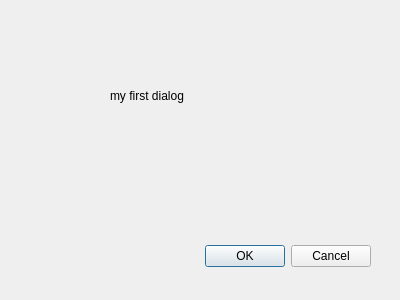
<?xml version="1.0" encoding="UTF-8"?>
<ui version="4.0">
 <class>Dialog</class>
 <widget class="QDialog" name="Dialog">
  <property name="geometry">
   <rect>
    <x>0</x>
    <y>0</y>
    <width>400</width>
    <height>300</height>
   </rect>
  </property>
  <property name="windowTitle">
   <string>Dialog</string>
  </property>
  <widget class="QDialogButtonBox" name="buttonBox">
   <property name="geometry">
    <rect>
     <x>30</x>
     <y>240</y>
     <width>341</width>
     <height>32</height>
    </rect>
   </property>
   <property name="orientation">
    <enum>Qt::Horizontal</enum>
   </property>
   <property name="standardButtons">
    <set>QDialogButtonBox::Cancel|QDialogButtonBox::Ok</set>
   </property>
  </widget>
  <widget class="QLabel" name="label">
   <property name="geometry">
    <rect>
     <x>110</x>
     <y>70</y>
     <width>201</width>
     <height>51</height>
    </rect>
   </property>
   <property name="text">
    <string>my first dialog</string>
   </property>
  </widget>
 </widget>
 <resources/>
 <connections>
  <connection>
   <sender>buttonBox</sender>
   <signal>accepted()</signal>
   <receiver>Dialog</receiver>
   <slot>accept()</slot>
   <hints>
    <hint type="sourcelabel">
     <x>248</x>
     <y>254</y>
    </hint>
    <hint type="destinationlabel">
     <x>157</x>
     <y>274</y>
    </hint>
   </hints>
  </connection>
  <connection>
   <sender>buttonBox</sender>
   <signal>rejected()</signal>
   <receiver>Dialog</receiver>
   <slot>reject()</slot>
   <hints>
    <hint type="sourcelabel">
     <x>316</x>
     <y>260</y>
    </hint>
    <hint type="destinationlabel">
     <x>286</x>
     <y>274</y>
    </hint>
   </hints>
  </connection>
 </connections>
</ui>
